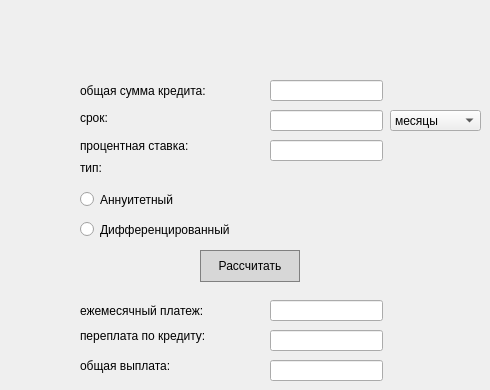
    <widget class="QWidget" name="tab_2">
     <attribute name="title">
      <string>Кредитный</string>
     </attribute>
     <widget class="QLabel" name="label">
      <property name="geometry">
       <rect>
        <x>80</x>
        <y>75</y>
        <width>141</width>
        <height>31</height>
       </rect>
      </property>
      <property name="styleSheet">
       <string notr="true">QLabel {color: black;}</string>
      </property>
      <property name="text">
       <string>общая сумма кредита:</string>
      </property>
     </widget>
     <widget class="QLabel" name="label_2">
      <property name="geometry">
       <rect>
        <x>80</x>
        <y>110</y>
        <width>58</width>
        <height>16</height>
       </rect>
      </property>
      <property name="styleSheet">
       <string notr="true">QLabel {color: black;}</string>
      </property>
      <property name="text">
       <string>срок:</string>
      </property>
     </widget>
     <widget class="QLabel" name="label_3">
      <property name="geometry">
       <rect>
        <x>80</x>
        <y>135</y>
        <width>131</width>
        <height>21</height>
       </rect>
      </property>
      <property name="styleSheet">
       <string notr="true">QLabel {color: black;}</string>
      </property>
      <property name="text">
       <string>процентная ставка:</string>
      </property>
     </widget>
     <widget class="QLabel" name="label_4">
      <property name="geometry">
       <rect>
        <x>80</x>
        <y>160</y>
        <width>58</width>
        <height>16</height>
       </rect>
      </property>
      <property name="styleSheet">
       <string notr="true">QLabel {color: black;}</string>
      </property>
      <property name="text">
       <string>тип:</string>
      </property>
     </widget>
     <widget class="QRadioButton" name="radioButton_a">
      <property name="enabled">
       <bool>true</bool>
      </property>
      <property name="geometry">
       <rect>
        <x>80</x>
        <y>189</y>
        <width>121</width>
        <height>21</height>
       </rect>
      </property>
      <property name="styleSheet">
       <string notr="true">QRadioButton {color: black;}</string>
      </property>
      <property name="text">
       <string>Аннуитетный</string>
      </property>
     </widget>
     <widget class="QRadioButton" name="radioButton_d">
      <property name="geometry">
       <rect>
        <x>80</x>
        <y>219</y>
        <width>171</width>
        <height>21</height>
       </rect>
      </property>
      <property name="styleSheet">
       <string notr="true">QRadioButton {color: black;}</string>
      </property>
      <property name="text">
       <string>Дифференцированный</string>
      </property>
     </widget>
     <widget class="QLineEdit" name="lineEdit_creditSum">
      <property name="geometry">
       <rect>
        <x>270</x>
        <y>80</y>
        <width>113</width>
        <height>21</height>
       </rect>
      </property>
      <property name="styleSheet">
       <string notr="true">QLineEdit{ color:black;}</string>
      </property>
     </widget>
     <widget class="QLineEdit" name="lineEdit_term">
      <property name="geometry">
       <rect>
        <x>270</x>
        <y>110</y>
        <width>113</width>
        <height>21</height>
       </rect>
      </property>
      <property name="styleSheet">
       <string notr="true">QLineEdit{ color:black;}</string>
      </property>
     </widget>
     <widget class="QLineEdit" name="lineEdit_interestRate">
      <property name="geometry">
       <rect>
        <x>270</x>
        <y>140</y>
        <width>113</width>
        <height>21</height>
       </rect>
      </property>
      <property name="styleSheet">
       <string notr="true">QLineEdit{ color:black;}</string>
      </property>
     </widget>
     <widget class="QPushButton" name="pushButton_calc">
      <property name="geometry">
       <rect>
        <x>200</x>
        <y>250</y>
        <width>100</width>
        <height>32</height>
       </rect>
      </property>
      <property name="styleSheet">
       <string notr="true">QPushButton {
  background-color: rgb(215, 215, 215);
  border: 1px solid gray;
  color: black
}
QPushButton:pressed {
    background-color: qlineargradient(x1: 0, y1: 0, x2: 0, y2: 1,
                                      stop: 0 #BEBEBE, stop: 1 #D7D7D7);
}</string>
      </property>
      <property name="text">
       <string>Рассчитать</string>
      </property>
     </widget>
     <widget class="QLineEdit" name="lineEdit_overpayment">
      <property name="geometry">
       <rect>
        <x>270</x>
        <y>330</y>
        <width>113</width>
        <height>21</height>
       </rect>
      </property>
      <property name="styleSheet">
       <string notr="true">QLineEdit{ color:black;}</string>
      </property>
     </widget>
     <widget class="QLineEdit" name="lineEdit_totalPayout">
      <property name="geometry">
       <rect>
        <x>270</x>
        <y>360</y>
        <width>113</width>
        <height>21</height>
       </rect>
      </property>
      <property name="styleSheet">
       <string notr="true">QLineEdit{ color:black;}</string>
      </property>
     </widget>
     <widget class="QLineEdit" name="lineEdit_monthlyPayment">
      <property name="geometry">
       <rect>
        <x>270</x>
        <y>300</y>
        <width>113</width>
        <height>21</height>
       </rect>
      </property>
      <property name="styleSheet">
       <string notr="true">QLineEdit{ color:black;}</string>
      </property>
     </widget>
     <widget class="QLabel" name="label_5">
      <property name="geometry">
       <rect>
        <x>80</x>
        <y>355</y>
        <width>131</width>
        <height>21</height>
       </rect>
      </property>
      <property name="styleSheet">
       <string notr="true">QLabel {color: black;}</string>
      </property>
      <property name="text">
       <string>общая выплата:</string>
      </property>
     </widget>
     <widget class="QLabel" name="label_6">
      <property name="geometry">
       <rect>
        <x>80</x>
        <y>295</y>
        <width>141</width>
        <height>31</height>
       </rect>
      </property>
      <property name="styleSheet">
       <string notr="true">QLabel {color: black;}</string>
      </property>
      <property name="text">
       <string>ежемесячный платеж:</string>
      </property>
     </widget>
     <widget class="QLabel" name="label_7">
      <property name="geometry">
       <rect>
        <x>80</x>
        <y>326</y>
        <width>151</width>
        <height>20</height>
       </rect>
      </property>
      <property name="styleSheet">
       <string notr="true">QLabel {color: black;}</string>
      </property>
      <property name="text">
       <string>переплата по кредиту:</string>
      </property>
     </widget>
     <widget class="QComboBox" name="comboBox">
      <property name="geometry">
       <rect>
        <x>390</x>
        <y>110</y>
        <width>91</width>
        <height>21</height>
       </rect>
      </property>
      <property name="styleSheet">
       <string notr="true">QComboBox {color: black;}</string>
      </property>
      <item>
       <property name="text">
        <string>месяцы</string>
       </property>
      </item>
      <item>
       <property name="text">
        <string>годы</string>
       </property>
      </item>
     </widget>
    </widget>
